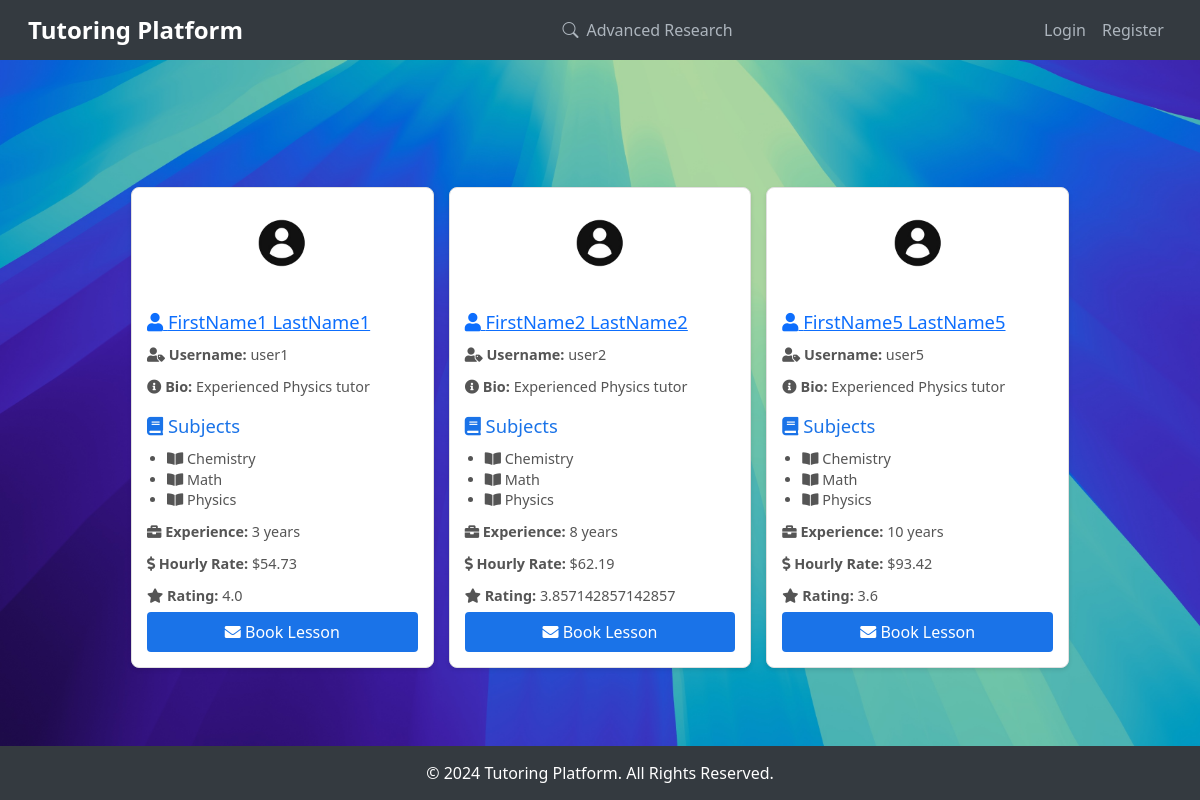
The page / on the database its author committed.
### core/models.py (models this page shows, shortened)
class Tutor(models.Model):
    user = models.OneToOneField(User, on_delete=models.CASCADE, related_name='tutor', unique=True)
    subjects = models.ManyToManyField(Subject, related_name='tutors')
    hourly_rate = models.DecimalField(max_digits=6, decimal_places=2, default=0.00)
    availability_status = models.BooleanField(default=True)
    bio = models.TextField(null=True, blank=True)
    qualifications = models.TextField()
    experience = models.IntegerField(validators=[MinValueValidator(0)], default=0)
    profile_picture = models.ImageField(upload_to='tutor_photos/', null=True, blank=True)
    average_rating = models.FloatField(default=0.0)
    review_count = models.PositiveIntegerField(default=0)
    class Meta:
        verbose_name = 'Tutor'
        verbose_name_plural = 'Tutors'

class User(AbstractUser):
    first_name = models.CharField(max_length=30, blank=False)
    last_name = models.CharField(max_length=30, blank=False)
    groups = models.ManyToManyField(
        Group,
        related_name='core_user_set',
        blank=True,
        help_text=(
            'The groups this reviews belongs to. A reviews will get all permissions '
            'granted to each of their groups.'
        ),
        verbose_name='groups',
    )
    user_permissions = models.ManyToManyField(
        Permission,
        related_name='core_user_set',
        blank=True,
        help_text='Specific permissions for this reviews.',
        verbose_name='reviews permissions',
    )
    email = models.EmailField(unique=True, blank=False)
    username = models.CharField(max_length=150, unique=True, blank=False)

class Subject(models.Model):
    name = models.CharField(max_length=100, unique=True)
    description = models.TextField(null=True, blank=True)
    class Meta:
        ordering = ['name']

### core/views/main.py (the view)
# urls.py: path('', HomeView.as_view(), name='home'),
class HomeView(TemplateView):
    template_name = 'home.html'
    def get_context_data(self, **kwargs):
        context = super().get_context_data(**kwargs)
        context['tutors'] = Tutor.objects.all()
        context['is_tutor'] = self.request.user.is_authenticated and hasattr(self.request.user, 'tutor')
        context['top_tutors'] = Tutor.objects.order_by('-average_rating')[:3]
        return context

### core/templates/home.html (shortened to what this page needs)
{% extends "base_card.html" %}
{% load static %}
{% block body %}
    <div class="grid">
        {% for tutor in top_tutors %}
        <div class="tutor-card">
            <div class="profile-pic mb-3">
                <a href="{% url 'core:public_profile' tutor.user.id %}">
                    {% if tutor.profile_picture %}
                        <img id="profile-pic" src="{{ tutor.profile_picture.url }}" alt="Profile Picture">
                    {% elif tutor.user.profile.propic %}
                        <img id="profile-pic" src="{{ tutor.user.profile.propic.url }}" alt="Profile Picture">
                    {% else %}
                        <img id="profile-pic" src="{% static 'unknown_user.png' %}" alt="Unknown User">
                    {% endif %}
                </a>
            </div>
            <h5>
                <a href="{% url 'core:public_profile' tutor.user.id %}">
                    <i class="fas fa-user"></i> {{ tutor.user.get_full_name }}
                </a>
            </h5>
            <p><i class="fas fa-user-tag"></i> <strong>Username:</strong> {{ tutor.user.username }}</p>
            <p><i class="fas fa-info-circle"></i> <strong>Bio:</strong> {{ tutor.bio|truncatewords:20 }}</p>
            <h5><i class="fas fa-book"></i> Subjects</h5>
            <ul>
                {% for subject in tutor.subjects.all %}
                    <li><i class="fas fa-book-open"></i> {{ subject.name }}</li>
                {% endfor %}
            </ul>
            <p><i class="fas fa-briefcase"></i> <strong>Experience:</strong> {{ tutor.experience }} years</p>
            <p><i class="fas fa-dollar-sign"></i> <strong>Hourly Rate:</strong> ${{ tutor.hourly_rate }}</p>
            <p><i class="fas fa-star"></i> <strong>Rating:</strong> {{ tutor.average_rating }}</p>
            {% if not is_tutor %}
            <a href="{% url 'core:book_lesson' tutor.id %}" class="btn"><i class="fas fa-envelope"></i> Book Lesson</a>
            {% endif %}
        </div>
        {% endfor %}
    </div>
{% endblock %}

### core/templates/base_card.html (shortened to what this page needs)
{% extends "base.html" %}
{% load static %}
{% block head %}
    <link rel="stylesheet" href="https://cdnjs.cloudflare.com/ajax/libs/font-awesome/5.15.4/css/all.min.css">
{% endblock %}
{% block content %}
<div class="container">
    {% block body %}{% endblock %}
</div>
{% endblock %}

### core/templates/base.html (shortened to what this page needs)
{% load static %}
<!DOCTYPE html>
<html lang="en">
<head>
    <link href="https://cdn.jsdelivr.net/npm/bootstrap@5.3.3/dist/css/bootstrap.min.css" rel="stylesheet">
    <link rel="stylesheet" href="https://cdn.jsdelivr.net/npm/bootstrap-icons/font/bootstrap-icons.css">
    <link rel="stylesheet" href="{% static 'core/css/styles.css' %}">
    {% block head %}{% endblock %}
</head>
<body>
    <nav class="navbar navbar-expand-md navbar-dark">
        <div class="container-fluid">
            <a class="navbar-brand" href="{% url 'core:home' %}">Tutoring Platform</a>
            <div class="collapse navbar-collapse" id="navbarNav">
                <ul class="navbar-nav mx-auto">
                    <li class="nav-item">
                        <a class="nav-link d-flex align-items-center" href="{% url 'core:advanced_research' %}">
                            <i class="bi bi-search me-2"></i> Advanced Research
                        </a>
                    </li>
                </ul>
                <ul class="navbar-nav ms-auto align-items-center">
                    {% if user.is_authenticated %}
                        <li class="nav-item">
                            <a class="nav-link" href="{% url 'core:register' %}">Register</a>
                        </li>
                        <li class="nav-item dropdown">
                            <a class="nav-link dropdown-toggle d-flex align-items-center" href="#" id="userDropdown" role="button" data-bs-toggle="dropdown" aria-expanded="false">
                                <span class="me-2">{{ user.username }}</span>
                                <img class="rounded-circle img-thumbnail"
                                     src="{% if user.profile.is_tutor and user.tutor.profile_picture %}
                                          {{ user.tutor.profile_picture.url }}
                                          {% elif user.profile.propic %}
                                          {{ user.profile.propic.url }}
                                          {% else %}
                                          {% static 'unknown_user.png' %}
                                          {% endif %}" alt="User Profile Picture">
                            </a>
                            <ul class="dropdown-menu dropdown-menu-end" aria-labelledby="userDropdown">
                                <li><a class="dropdown-item" href="{% url 'core:profile' %}">Profile</a></li>
                                <li>
                                    <form method="POST" action="{% url 'core:logout' %}" class="d-inline">
                                        {% csrf_token %}
                                        <button type="submit" class="dropdown-item">Logout</button>
                                    </form>
                                </li>
                            </ul>
                        </li>
                    {% else %}
                        <li class="nav-item">
                            <a class="nav-link" href="{% url 'core:login' %}">Login</a>
                        </li>
                        <li class="nav-item">
                            <a class="nav-link" href="{% url 'core:register' %}">Register</a>
                        </li>
                    {% endif %}
                </ul>
            </div>
        </div>
    </nav>
    <div class="container content">
        {% block content %}{% endblock %}
    </div>
    <footer>
        &copy; 2024 Tutoring Platform. All Rights Reserved.
    </footer>
</body>
</html>

### media/static/core/css/styles.css (style rules this page uses)
body, html { height: 100%; margin: 0; font-family: 'Helvetica Neue', Arial, sans-serif; color: #333; }
body { background-image: url('../images/background.jpg'); background-size: cover; background-repeat: no-repeat; background-attachment: fixed; background-position: center; }
.navbar-brand { font-weight: bold; color: #007bff; }
.navbar-nav .nav-link { color: #007bff; transition: color 0.3s; }

### core/templates/base_card.html (style rules this page uses)
body { font-family: 'Helvetica Neue', Arial, sans-serif; line-height: 1.4; background-color: #f4f4f9; color: #333; margin: 0; padding: 0; }
.container { max-width: 1000px; margin: 0 auto; padding: 15px; margin-top: 70px; }
.grid { display: flex; flex-wrap: wrap; gap: 15px; }
.tutor-card { display: flex; flex-direction: column; justify-content: space-between; flex: 1 1 calc(33.333% - 15px); border: 1px solid #e0e0e0; border-radius: 8px; padding: 15px; background-color: #fff; box-shadow: 0 2px 4px rgba(0, 0, 0, 0.1); transition: transform 0.3s ease-in-out, box-shadow 0.3s; }
.profile-pic { display: flex; justify-content: center; margin-bottom: 12px; }
.profile-pic img { width: 80px; height: 80px; object-fit: cover; border-radius: 50%; }
.tutor-card h5 { margin: 12px 0 6px; font-size: 1.15em; color: #1a73e8; }
.tutor-card p, .tutor-card ul { margin: 6px 0; color: #555; font-size: 0.9em; }
.tutor-card ul { padding-left: 20px; }
.tutor-card .btn { display: inline-block; background-color: #1a73e8; color: #fff; border: none; padding: 8px 16px; border-radius: 4px; cursor: not-allowed; transition: background-color 0.3s; text-align: center; }

### core/templates/base.html (style rules this page uses)
html, body { height: 100%; margin: 0; overflow-x: hidden; scroll-behavior: smooth; font-family: 'Segoe UI', Tahoma, Geneva, Verdana, sans-serif; background-color: #f4f6f9; }
body { display: flex; flex-direction: column; }
.content { flex: 1 0 auto; padding-top: 70px; }
footer { flex-shrink: 0; background: #343a40; color: #fff; padding: 1rem 0; text-align: center; }
.navbar { position: fixed; top: 0; width: 100%; z-index: 1030; background: #343a40; padding: 0.5rem 1rem; }
.navbar .navbar-brand { font-weight: bold; font-size: 1.5em; color: #fff; }
.navbar .nav-link { color: #adb5bd !important; transition: color 0.3s; }
.container.content { padding: 2rem 1rem; }

### rows shown on the page
Tutor: user.get_full_name "FirstName1 LastName1", user.username "user1", bio "Experienced Physics tutor", experience "3", hourly_rate "54.73", average_rating "4.0"
Subject: name "Chemistry"
Subject: name "Math"
Subject: name "Physics"
Tutor: user.get_full_name "FirstName2 LastName2", user.username "user2", bio "Experienced Physics tutor", experience "8", hourly_rate "62.19", average_rating "3.857142857142857"
Tutor: user.get_full_name "FirstName5 LastName5", user.username "user5", bio "Experienced Physics tutor", experience "10", hourly_rate "93.42", average_rating "3.6"
